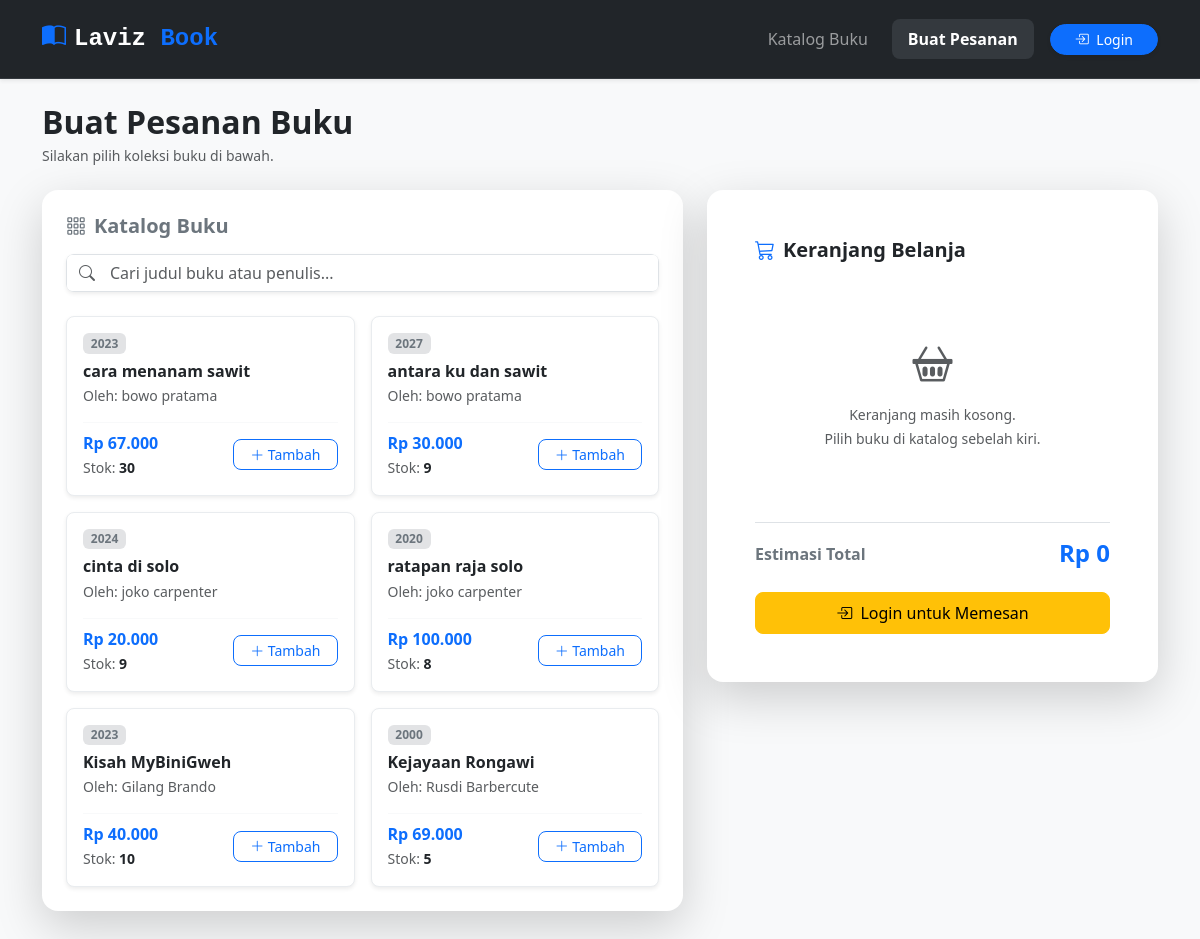
The app's page /pertemuan10/transaksi/transaksi.php, older data.
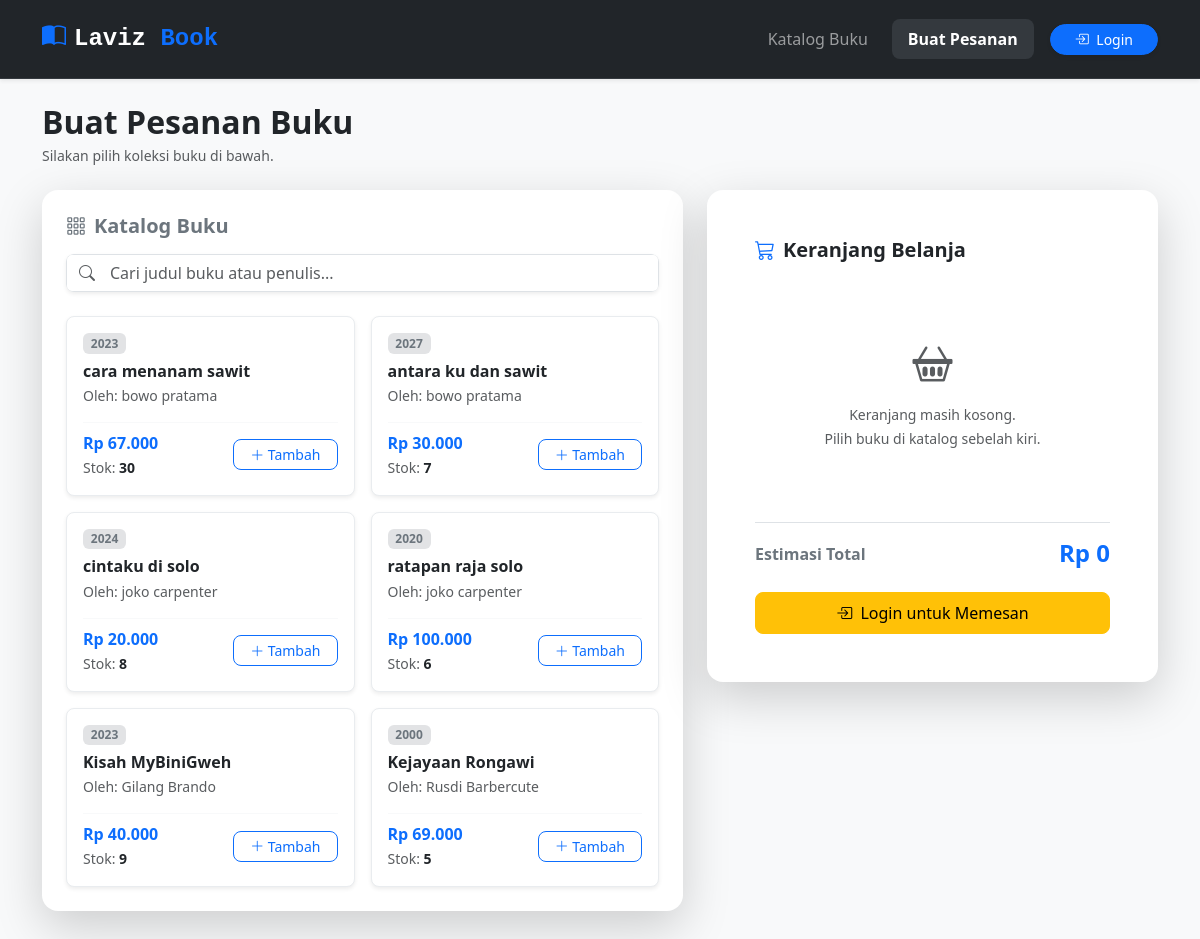
The same page, newer data.
### tables this page shows
CREATE TABLE `buku` (
  `id` int NOT NULL,
  `judul` varchar(255) NOT NULL,
  `penulis` varchar(255) NOT NULL,
  `tahun_terbit` int NOT NULL,
  `harga` decimal(10,2) NOT NULL,
  `stok` int NOT NULL
);

### pertemuan10/transaksi/transaksi.php (the view, shortened to what the changed rows need)
<?php
include "../koneksi.php";
$buku_result = $conn->query("SELECT id, judul, penulis, tahun_terbit, harga, stok FROM buku WHERE stok > 0");
?>
<!DOCTYPE html>
<html lang="en">
<head>
    <link href="https://cdn.jsdelivr.net/npm/bootstrap@5.3.8/dist/css/bootstrap.min.css" rel="stylesheet">
    <link rel="stylesheet" href="https://cdn.jsdelivr.net/npm/bootstrap-icons@1.11.3/font/bootstrap-icons.min.css">
</head>
<body class="bg-light">
    <div class="container py-4">
        <div class="d-flex justify-content-between align-items-center mb-4">
            <div>
                <h2 class="fw-bold text-dark mb-1">Buat Pesanan Buku</h2>
            </div>
        </div>
        <div class="row g-4">
            <div class="col-lg-7">
                <div class="card border-0 shadow-lg rounded-4 mb-4">
                    <div class="card-body p-4">
                        <div class="row g-3" id="katalogBuku">
                            <?php while ($buku = $buku_result->fetch_assoc()): ?>
                                <div class="col-md-6 item-buku" data-judul="<?= strtolower($buku['judul']); ?>" data-penulis="<?= strtolower($buku['penulis']); ?>">
                                    <div class="card h-100 border border-light-subtle shadow-sm rounded-3">
                                        <div class="card-body d-flex flex-column p-3">
                                            <span class="badge bg-secondary-subtle text-secondary align-self-start mb-2 small"><?= $buku['tahun_terbit']; ?></span>
                                            <h6 class="fw-bold text-dark mb-1 judul-buku"><?= htmlspecialchars($buku['judul']); ?></h6>
                                            <p class="text-muted small mb-3">Oleh: <?= htmlspecialchars($buku['penulis']); ?></p>
                                            <div class="mt-auto d-flex justify-content-between align-items-center pt-2 border-top border-light">
                                                <div>
                                                    <span class="text-primary fw-bold d-block">Rp <?= number_format($buku['harga'], 0, ',', '.'); ?></span>
                                                    <small class="text-muted text-xs">Stok: <span class="fw-semibold text-dark"><?= $buku['stok']; ?></span></small>
                                                </div>
                                                <button type="button" class="btn btn-sm btn-outline-primary rounded-3 px-3 btn-tambah"
                                                    data-id="<?= $buku['id']; ?>"
                                                    data-judul="<?= htmlspecialchars($buku['judul']); ?>"
                                                    data-harga="<?= $buku['harga']; ?>"
                                                    data-stok="<?= $buku['stok']; ?>">
                                                    <i class="bi bi-plus-lg"></i> Tambah
                                                </button>
                                            </div>
                                        </div>
                                    </div>
                                </div>
                            <?php endwhile; ?>
                        </div>
                    </div>
                </div>
            </div>
        </div>
    </div>
</body>
</html>

Row changes from the older to the newer data that the page shows:
changed buku "antara ku dan sawit": stok "9" → "7"
changed buku: judul "cinta di solo" → "cintaku di solo"; stok "9" → "8"
changed buku "ratapan raja solo": stok "8" → "6"
changed buku "Kisah MyBiniGweh": stok "10" → "9"
